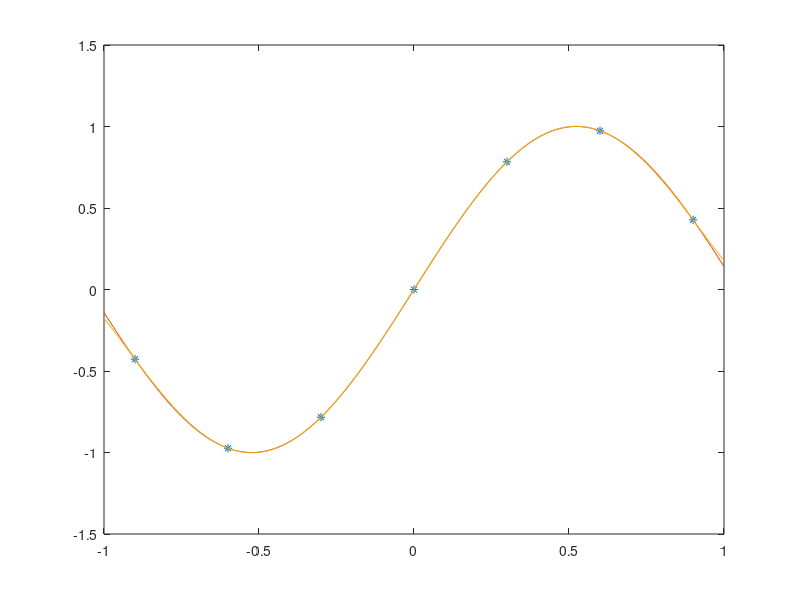

Recreate this plot in MATLAB.
x = -0.9:0.3:0.9;
y = sin(3*x);

L = polyfit(x,y,6);

g1 = abs(polyval(L,-0.8) - sin(3*-0.8));
g2 = abs(polyval(L,0.8) - sin(3*0.8));

x1 = -1:0.01:1;
y1 = sin(3*x1);

plot(x,y,'*',x1,y1,x1,polyval(L,x1));